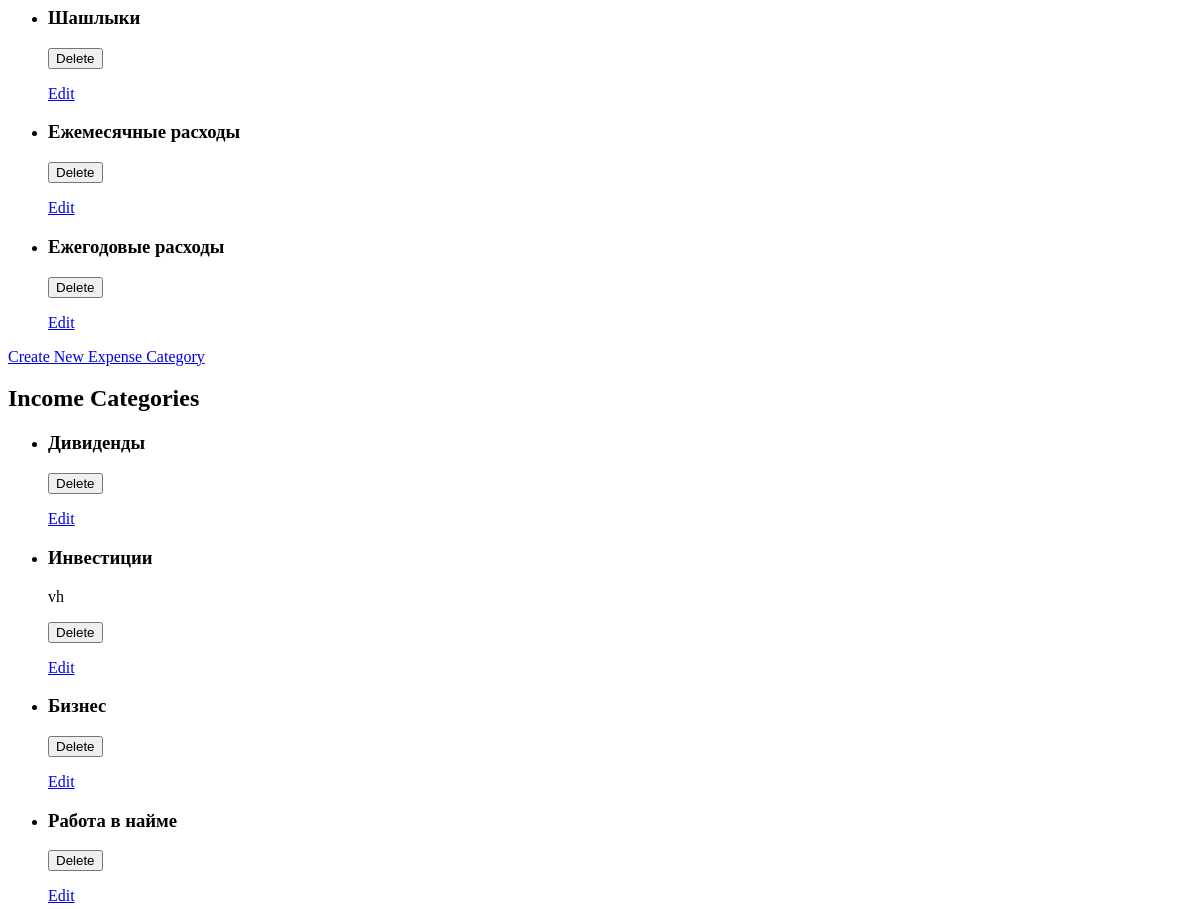
Page /categories/ (middle part) on the earlier database version.
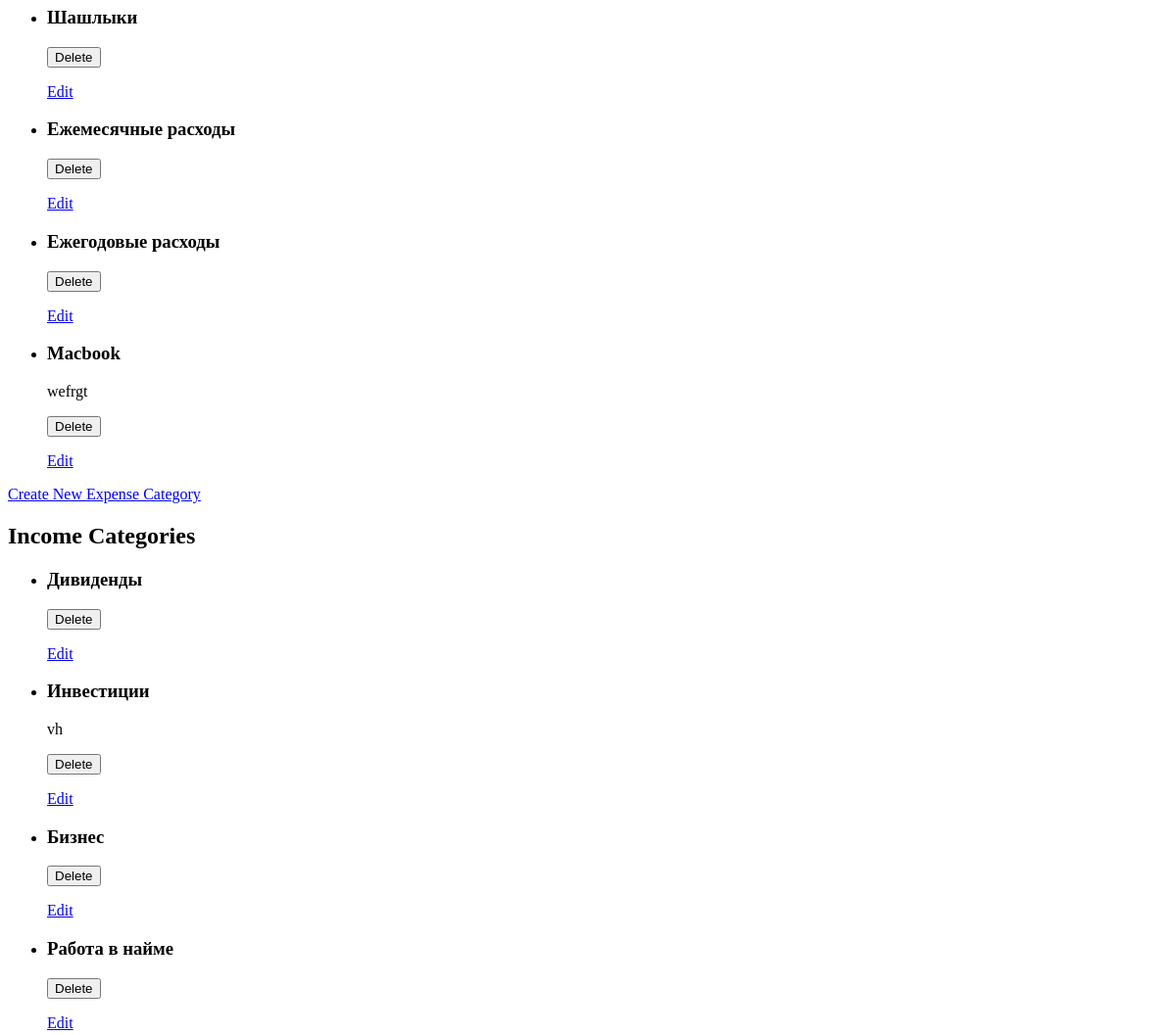
Same page on the later database version.
### categories/models.py (models this page shows, shortened)
class ExpenseCategory(models.Model):
    category_id = models.AutoField(primary_key=True)
    name = models.CharField(max_length=100)
    description = models.TextField(blank=True)

class IncomeCategory(models.Model):
    category_id = models.AutoField(primary_key=True)
    name = models.CharField(max_length=100)
    description = models.TextField(blank=True)

### categories/views.py (the view)
# urls.py: path('', category_list, name='category_list'),
def category_list(request):
    expense_categories = ExpenseCategory.objects.all()
    income_categories = IncomeCategory.objects.all()
    return render(request, 'categories/category_list.html', {'expense_categories': expense_categories, 'income_categories': income_categories})

### categories/templates/categories/category_list.html (shortened to what this page needs)
<ul>
  {% for category in expense_categories %}
    <li>
      <h3>{{ category.name }}</h3>
      <p>{{ category.description }}</p>
      <form method="POST" action="{% url 'expense_category_delete' category.category_id %}">
        <button type="submit">Delete</button>
      </form>
      <a href="{% url 'expense_category_update' category.category_id %}">Edit</a>
    </li>
  {% empty %}
    <li>No expense categories available.</li>
  {% endfor %}
</ul>
<a href="{% url 'expense_category_create' %}">Create New Expense Category</a>
<h2>Income Categories</h2>
<ul>
  {% for category in income_categories %}
    <li>
      <h3>{{ category.name }}</h3>
      <p>{{ category.description }}</p>
      <form method="POST" action="{% url 'income_category_delete' category.category_id %}">
        <button type="submit">Delete</button>
      </form>
      <a href="{% url 'income_category_update' category.category_id %}">Edit</a>
    </li>
  {% empty %}
    <li>No income categories available.</li>
  {% endfor %}
</ul>

Differences in the rows shown:
added ExpenseCategory: name "Macbook", description "wefrgt"
